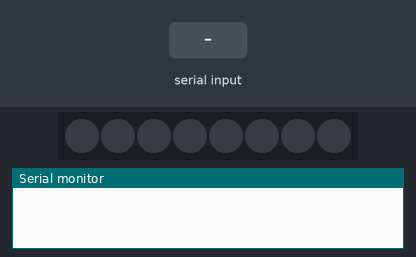
The sketch below on a simulated Arduino Uno, built with avr-gcc and run on an emulated ATmega328P. On the bench: 8 RGB LEDs in strip order, left to right, the last lines printed to the serial monitor. The test bench sets the inputs (shaded band).

Above: at 1.2 s.
1.3 s: "2" received over Serial
At 2.4 s:
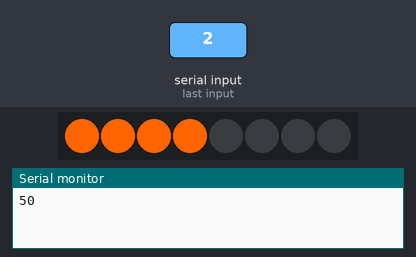
2.8 s: "3" received over Serial
At 3.5 s:
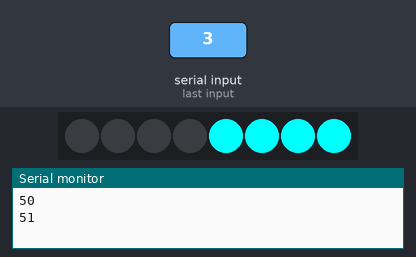
4.3 s: "4" received over Serial
At 4.7 s:
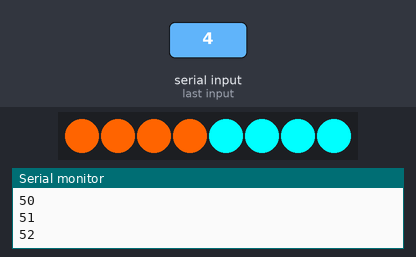
5.8 s: "1" received over Serial
At 7.0 s:
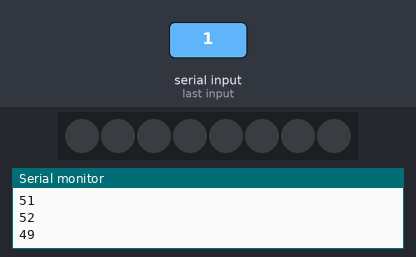
Timing chart, 0 to 8.3 s (numbered marks = the images above; inputs shaded):
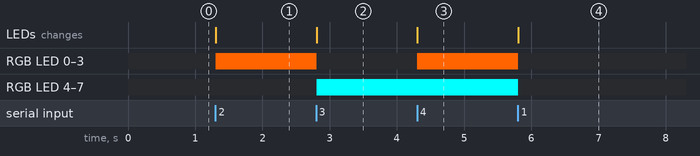

Measured:
- after the input at 1.3 s, RGB LED 0–3: off → RGB(255, 100, 0) at once; the LEDs: change at once (image 1)
- after the input at 2.8 s, RGB LED 0–3: RGB(255, 100, 0) → off at once; RGB LED 4–7: off → RGB(0, 255, 255) at once; the LEDs: change at once (image 2)
- after the input at 4.3 s, RGB LED 0–3: off → RGB(255, 100, 0) at once; RGB LED 4–7: RGB(0, 255, 255) → RGB(0, 254, 254) at once; the LEDs: change at once (image 3)
- after the input at 5.8 s, RGB LED 0–3: RGB(255, 100, 0) → off at once; RGB LED 4–7: RGB(0, 254, 254) → off at once; the LEDs: change at once (image 4)

The sketch:

VisFB_hund.ino
```cpp
#include <Adafruit_NeoPixel.h>

const int LED_PIN = 2;
const int LED_COUNT = 4;

int OP1Flag = 0;
int OP2Flag = 0;

Adafruit_NeoPixel pixels(LED_COUNT * 2, LED_PIN, NEO_GRB + NEO_KHZ800);

void setup()
{
    pixels.begin();
    Serial.begin(115200);
}

void loop()
{
    int inputmode = Serial.read();
    if (inputmode != -1)
    {
        Serial.println(inputmode);
        if (inputmode == 49)
        {
            OP1Flag = 0;
            OP2Flag = 0;
        }
        else if (inputmode == 50)
        {
            OP1Flag = 1;
            OP2Flag = 0;
        }
        else if (inputmode == 51)
        {
            OP1Flag = 0;
            OP2Flag = 1;
        }
        else if (inputmode == 52)
        {
            OP1Flag = 1;
            OP2Flag = 2;
        }

        for (int i = 0; i < LED_COUNT; i++)
        {
            pixels.setPixelColor(i, pixels.Color(255 * OP1Flag, 100 * OP1Flag, 0));
            pixels.show();
        }
        for (int i = 4; i < LED_COUNT + 4; i++)
        {
            pixels.setPixelColor(i, pixels.Color(0, 255 * OP2Flag, 255 * OP2Flag));
            pixels.show();
        }
    }
}
```
